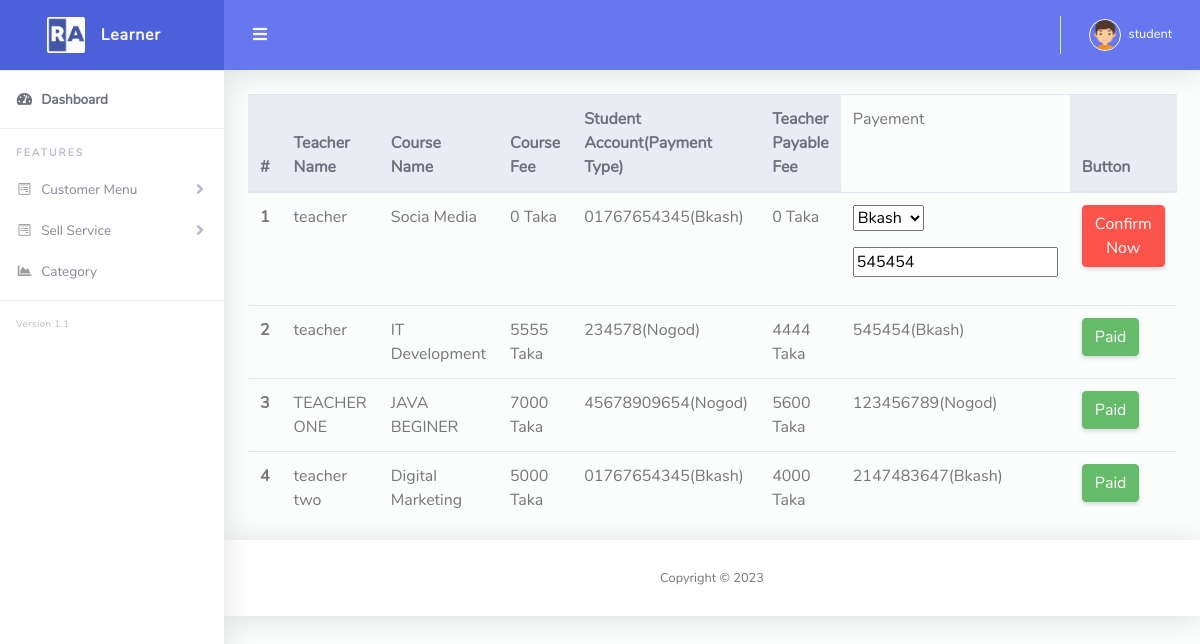
Page /admin/teachersell.php (signed in) on the committed database.
### tables this page shows
CREATE TABLE `enrole_student_list` (
  `enrole_id` int(11) NOT NULL,
  `student_id` int(11) NOT NULL,
  `course_id` int(11) NOT NULL,
  `price` varchar(255) NOT NULL,
  `pay_status` tinyint(4) NOT NULL,
  `student_account` varchar(191) DEFAULT NULL,
  `student_payment_type` varchar(191) NOT NULL,
  `teacher_pay` decimal(30,2) NOT NULL,
  `t_pay` tinyint(4) NOT NULL,
  `teacher_account` varchar(191) DEFAULT NULL,
  `teacher_payment_type` varchar(191) DEFAULT NULL
);

CREATE TABLE `teacher_table` (
  `teacher_id` int(11) NOT NULL,
  `teacher_name` varchar(300) NOT NULL,
  `teacher_email` varchar(300) NOT NULL,
  `teacher_phone` varchar(300) NOT NULL,
  `teacher_image` varchar(266) NOT NULL,
  `teacher_password` varchar(266) NOT NULL,
  `created_at` timestamp NOT NULL DEFAULT current_timestamp(),
  `account_no` bigint(20) NOT NULL
);

CREATE TABLE `course_table` (
  `course_id` int(11) NOT NULL,
  `course_title` varchar(266) NOT NULL,
  `course_details` text NOT NULL,
  `category_id` int(11) NOT NULL,
  `teacher_id` int(11) NOT NULL,
  `price` varchar(300) NOT NULL,
  `course_image` varchar(250) NOT NULL,
  `course_feature` tinyint(4) NOT NULL,
  `pay_status` tinyint(4) NOT NULL,
  `rat_total` int(11) NOT NULL,
  `rat_hit` int(11) NOT NULL
);

### include/dbcon.php (called while the page is built, shortened)
<?php
class DatabaseConnection{
	public $db;
	public function connectDataBase(){
		$this->db = new mysqli('localhost', 'root', '', 'online_edu');
	}
		public function queryfunk($query){
		$insert = $this->db->query($query) or die($this->db->error.__LINE__);
		if($insert){
			return $insert;
		} else {
			return false;
		}
	}
}
 ?>

### include/ViewClass.php (called while the page is built, shortened)
<?php
include_once 'dbcon.php';
class ViewClass extends DatabaseConnection
{
		public function teachersell(){
							$sqlquery = "SELECT * FROM enrole_student_list LEFT JOIN course_table ON course_table.course_id = enrole_student_list.course_id LEFT JOIN teacher_table ON teacher_table.teacher_id = course_table.teacher_id order by t_pay asc";
							$result = $this->queryfunk($sqlquery);
							return $result;
						}
}
 ?>

### admin/teachersell.php (the view, shortened to what this page needs)
<?php include 'layouts/header.php'; ?>
        <div id="page-wrapper">
            <div class="container-fluid">
                <div class="row" id="main" >
                    <div class="col-sm-12 col-md-12 well" id="content">
                        <table class="table">
                            <thead class="thead-light">
                              <tr>
                                <th scope="col">#</th>
                                <th scope="col">Teacher Name</th>
                                <th scope="col">Course Name</th>
                                <th scope="col">Course Fee</th>
                                <th scope="col">Student Account(Payment Type)</th>
                                <th scope="col">Teacher Payable Fee</th>
                                <td>Payement</td>
                                <th scope="col">Button</th>
                              </tr>
                            </thead>
                            <tbody>
                    <?php
                    $viewcat = $viewcls->teachersell();
                    if ($viewcat) {
                      $i = 0;
                      foreach ($viewcat as $value) {
                        $i++;
                                 ?>
                              <tr>
                                <th scope="row"><?php echo $i; ?></th>
                                <td><?php echo $value['teacher_name']; ?></td>
                                <td><?php echo $value['course_title']; ?></td>
                                <td><?php echo ($value['price']); ?> Taka</td>
                                <td><?php echo $value['student_account']; ?>(<?php echo $value['student_payment_type']; ?>)</td>
                                <td><?php echo ($value['price'])-($value['price']*.2); ?> Taka</td>
                                <form method="post" action="">
                                  <td>
                                  <?php if ($value['t_pay']==0) { ?>
                                    <div class="form-group">
                                      <select name="teacher_payment_type"  class="from-controll" id="">
                                      <option value="Bkash">Bkash</option>
                                      </select>
                                    </div>
                                    <div class="form-group">
                                      <input type="text" name="teacher_account" class="from-controll" readonly value="<?php echo  $value['account_no'] ?>" >
                                    </div>
                                    <?php }else{ ?>
                                      <?php echo $value['teacher_account']; ?>(<?php echo $value['teacher_payment_type']; ?>)
                                      <?php } ?>
                                  </td>
                                  <td>
                                    <?php if ($value['t_pay']==0) { ?>
                                      <button name="enroll" class="btn btn-danger" >Confirm Now</button>
                                      <?php  }else{
                                        echo "<button class='btn btn-success'>Paid</button>";
                                      } ?>
                                   </td>
                                  </form>
                              </tr>
                     <?php }} ?>
                            </tbody>
                          </table>
                    </div>
                </div>
            </div>
        </div>
<?php include 'layouts/footer.php'; ?>

### rows in the picture
enrole_student_list: teacher_table.teacher_name "teacher", course.course_title "Socia Media", course.price "0", student_account "01767654345", student_payment_type "Bkash", ($value['price'])-($value['price']*.2) "0", teacher_account "545454", t_pay "Confirm Now"
enrole_student_list: teacher_table.teacher_name "teacher", course.course_title "IT Development", course.price "5555", student_account "234578", student_payment_type "Nogod", ($value['price'])-($value['price']*.2) "4444", teacher_account "545454", teacher_payment_type "Bkash", t_pay "Paid"
enrole_student_list: teacher_table.teacher_name "TEACHER ONE", course.course_title "JAVA BEGINER", course.price "7000", student_account "45678909654", student_payment_type "Nogod", ($value['price'])-($value['price']*.2) "5600", teacher_account "123456789", teacher_payment_type "Nogod", t_pay "Paid"
enrole_student_list: teacher_table.teacher_name "teacher two", course.course_title "Digital Marketing", course.price "5000", student_account "01767654345", student_payment_type "Bkash", ($value['price'])-($value['price']*.2) "4000", teacher_account "2147483647", teacher_payment_type "Bkash", t_pay "Paid"

### other values in the picture
$username =$_SESSION['name'] "student"
